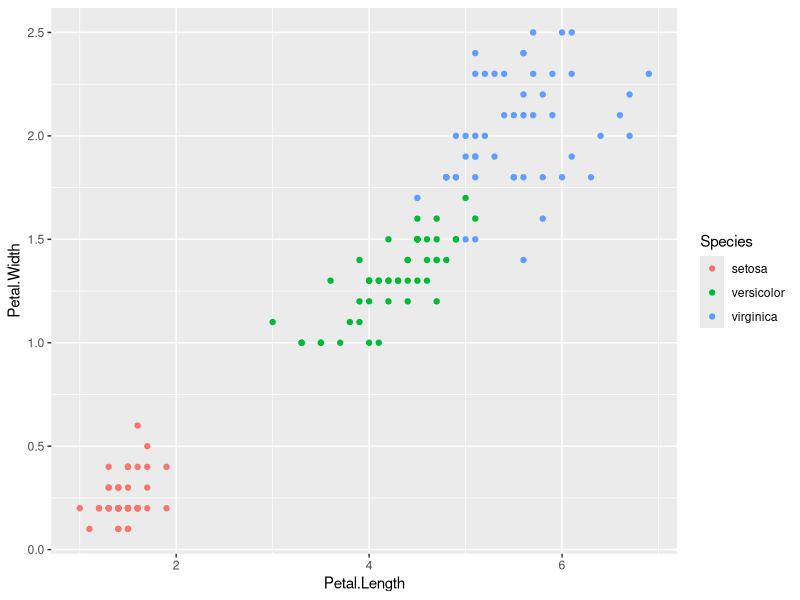
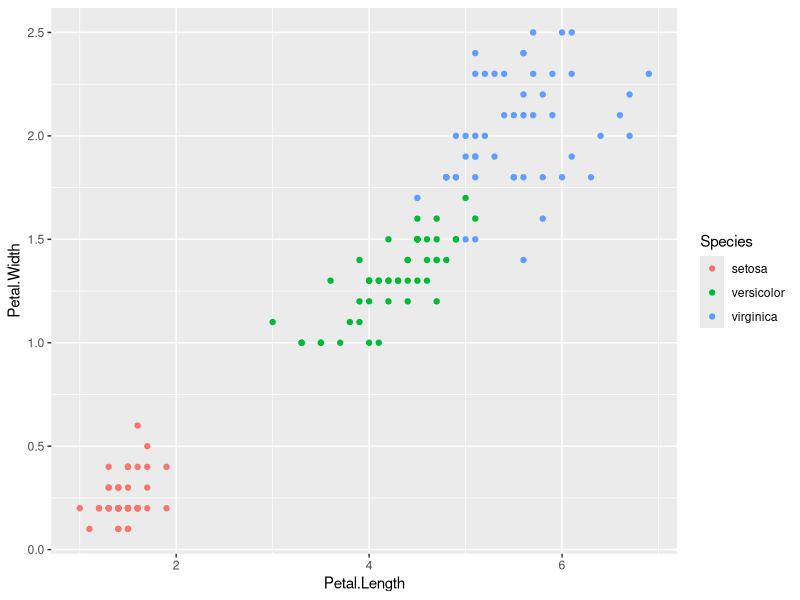

Recreate these plots in R, in order.
## ---- chunk 1
0
## ---- chunk 2
0
## ---- chunk 3
0
## ---- chunk 4
0
## ---- chunk 5
library(dplyr)
## ---- chunk 6
library(dplyr)
## ---- chunk 7
library(dplyr)
## ---- chunk 8
library(dplyr)
## ---- chunk 9
a = 1 + 3 + 4
a
## ---- chunk 10
library(rmarkdown)
paged_table(BOD)

## ---- chunk 11
library(kableExtra)
kable(head(iris, n = 7L)) %>% kable_styling(full_width = F)
## ---- chunk 12
library(kableExtra)
kable(head(iris, n = 7L)) %>% kable_styling(full_width = F, bootstrap_options = c("basic"))
## ---- chunk 13
kable(head(iris, n = 7L))  %>% kable_styling(full_width = F, bootstrap_options = c("striped"))
## ---- chunk 14
kable(head(iris, n = 7L))  %>% kable_styling(full_width = F, bootstrap_options = c("bordered"))
## ---- chunk 15
kable(head(iris, n = 7L))  %>% kable_styling(full_width = F, bootstrap_options = c("hover"))
## ---- chunk 16
kable(head(iris, n = 7L))  %>% kable_styling(full_width = F, bootstrap_options = c("condensed"))
## ---- chunk 17
kable(head(iris, n = 7L))  %>% kable_styling(full_width = F, bootstrap_options = c("responsive"))
## ---- chunk 18
kable(head(iris, n = 7L))  %>% kable_styling(full_width = F, bootstrap_options = c("none"))
## ---- chunk 19
library(kableExtra)
kable(head(iris, n = 7L)) %>% kable_styling(full_width = F, bootstrap_options = c("striped", "bordered", "condensed", "hover"))
## ---- chunk 20
NROW(iris[which(iris$Species == "setosa"),])
## ---- chunk 21
library(kableExtra)
kable(head(iris, n = 7L)) %>% kable_styling(full_width = F, bootstrap_options = c("striped", "bordered", "condensed", "hover"))
## ---- chunk 22
library(ggplot2)
ggplot(data = iris, aes(x = Petal.Length, y = Petal.Width, color = Species)) +
  geom_point()
## ---- chunk 23
library(kableExtra)
kable(head(iris, n = 7L)) %>% kable_styling(full_width = F, bootstrap_options = c("striped", "bordered", "condensed", "hover"))
## ---- chunk 24
library(ggplot2)
ggplot(data = iris, aes(x = Petal.Length, y = Petal.Width, color = Species)) +
  geom_point()
